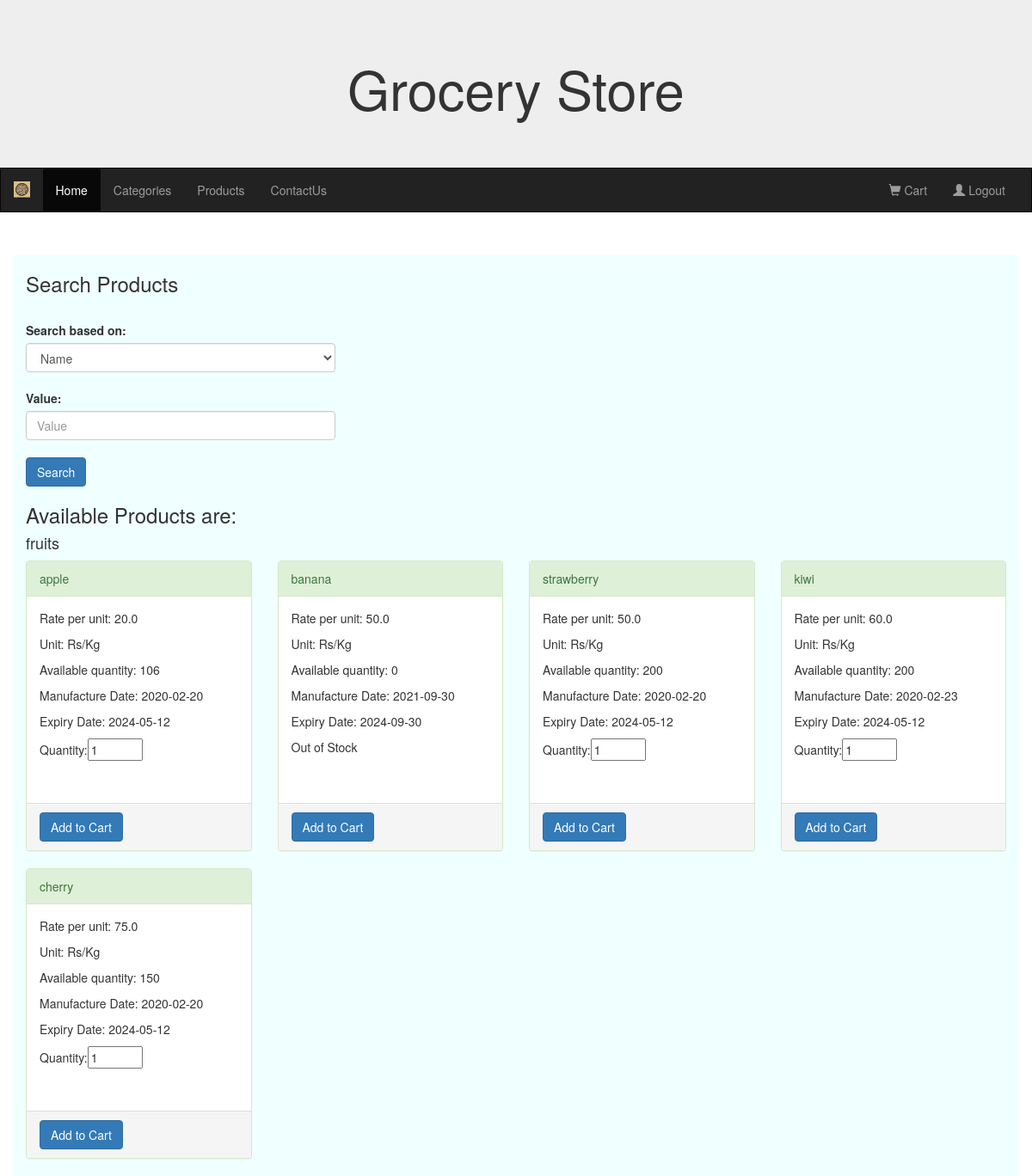
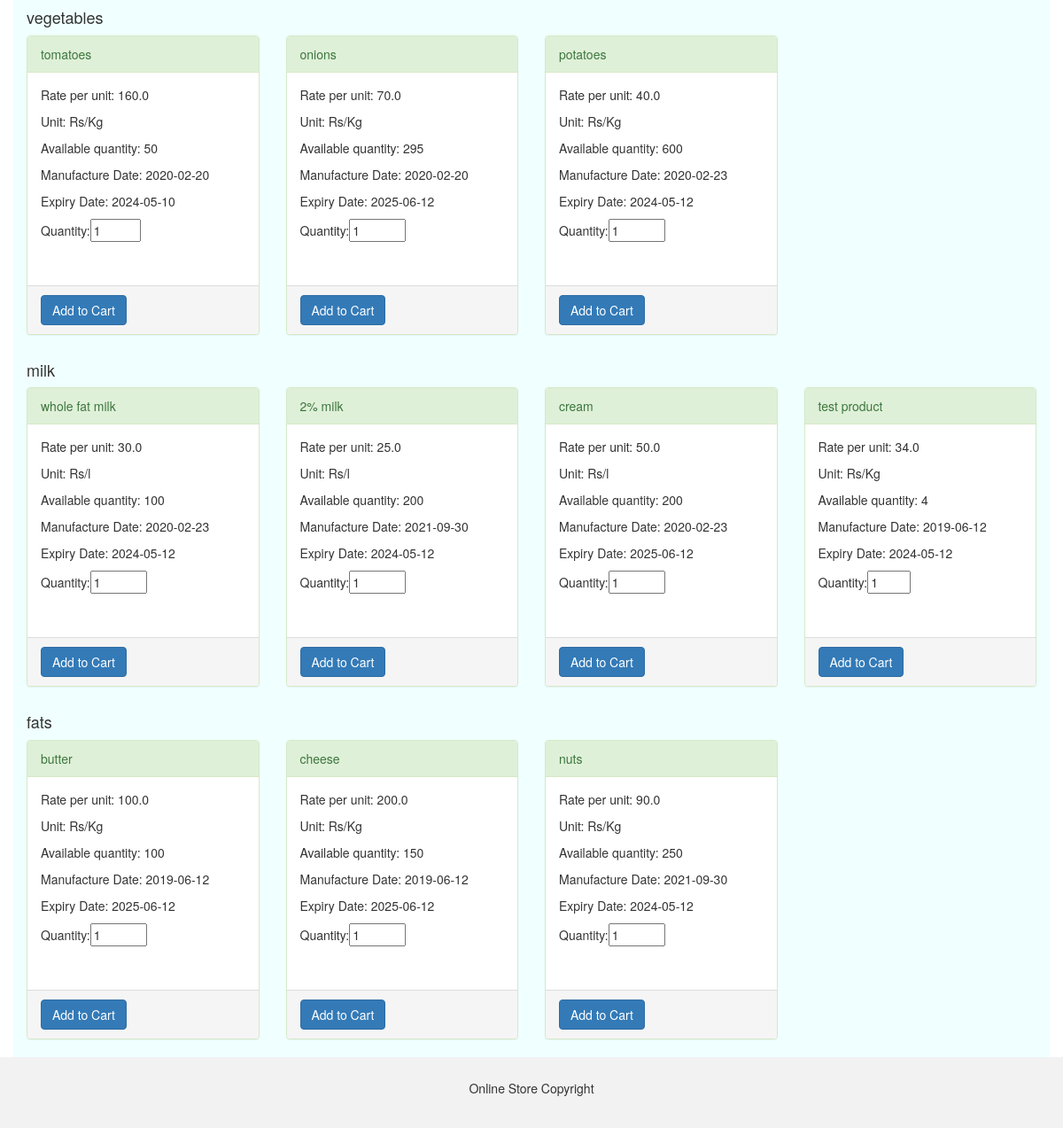
Before: /user_products (signed in) with the older database file (2 pictures, top to bottom).
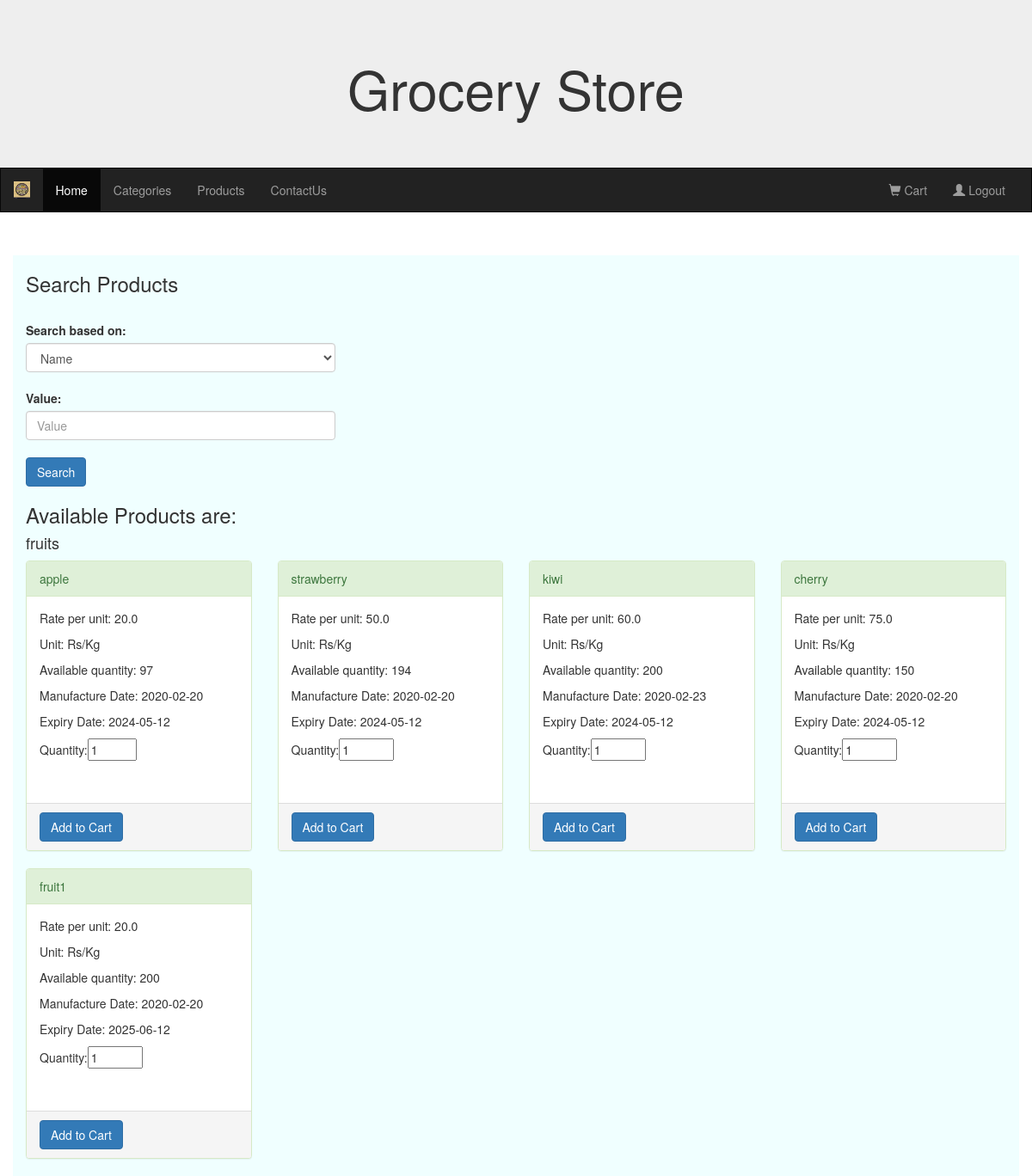
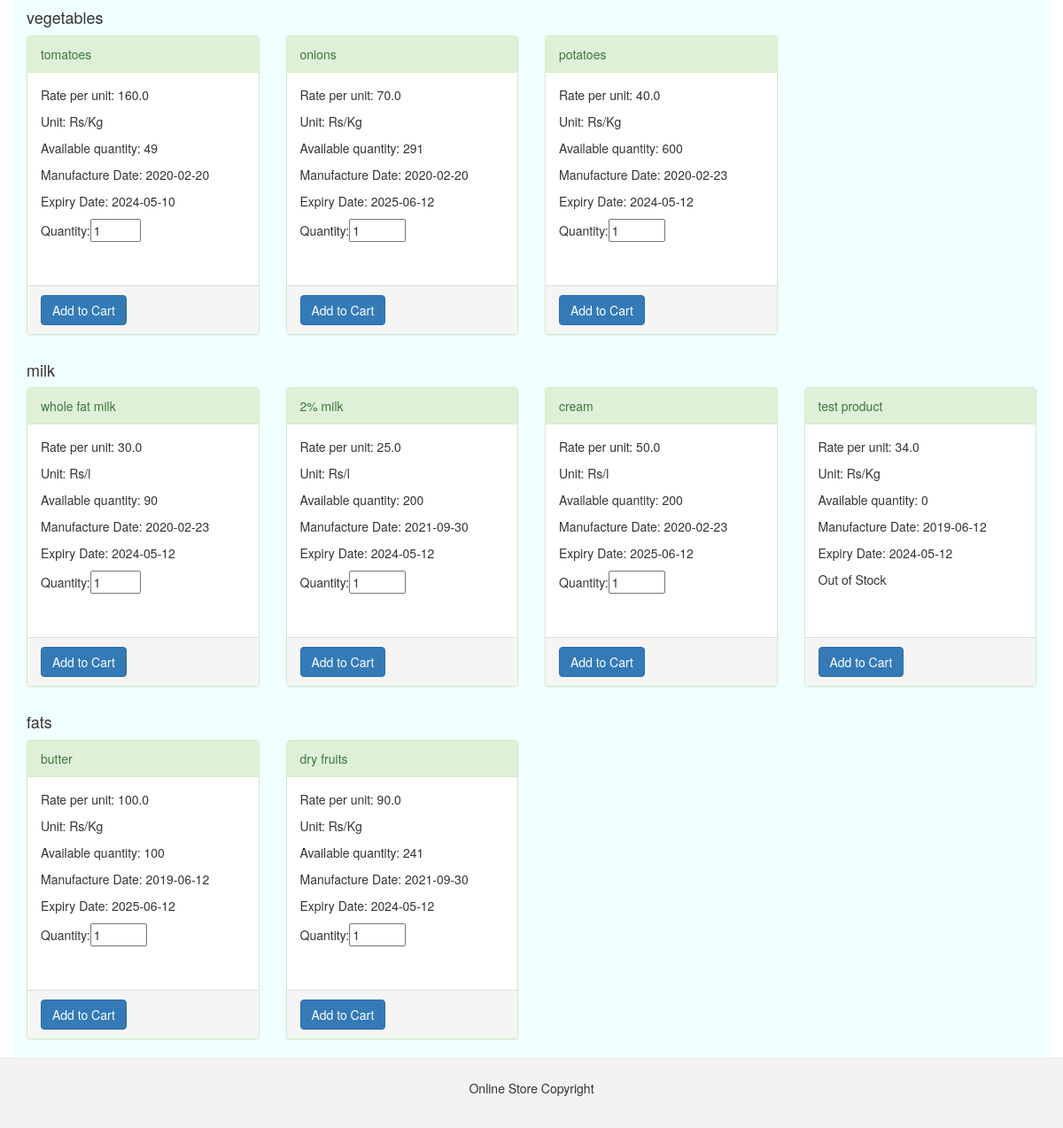
After: the same page with the newer database file (2 pictures, top to bottom).
### models.py (models this page shows)
class Products(db.Model):
    id = db.Column(db.Integer, nullable=False, autoincrement=True, unique=True, primary_key=True)
    name = db.Column(db.String, unique=True, nullable=False)
    manufacture_date = db.Column(db.DateTime, nullable=False)
    expiry_date = db.Column(db.DateTime, nullable=False)
    rate_per_unit=db.Column(db.Float, nullable=False)
    unit=db.Column(db.String, nullable=False, default="Rs/kg")
    available_quantity=db.Column(db.Integer, nullable=False)
    category_id=db.Column(db.Integer, db.ForeignKey("categories.id"), nullable=False)
    categories=db.relationship("Categories", backref='products', primaryjoin='Products.category_id == Categories.id')

class Categories(db.Model):
    id = db.Column(db.Integer, nullable=False, autoincrement=True, unique=True, primary_key=True)
    name = db.Column(db.String, nullable=False, unique=True)
    img_url = db.Column(db.String, nullable=True)

### routes.py (the view, shortened to what this page needs)
@routes.route("/user_products", methods=["GET", "POST"])
@login_required
def user_products():
    category_name = request.args.get('category')
    products = Products.query.options(joinedload(Products.categories)).order_by(Products.category_id).all()
    if not products:
        flash("No Products found.","success")
    products_grouped = {}
    for product in products:
        category_name = product.categories.name
        if category_name not in products_grouped:
            products_grouped[category_name] = []
        products_grouped[category_name].append(product)
    return render_template("user_products.html", products_grouped=products_grouped)

### app.py (called while the page is built)
def create_app():
    app = Flask(__name__)
    app.static_url_path = '/static'
    app.secret_key = "KEY"
    app.config['SQLALCHEMY_DATABASE_URI'] = 'sqlite:///grocery_store.db'
    db.init_app(app)
    migrate.init_app(app, db)
    login_manager.login_view = 'routes.login'  # Set the login view function name
    login_manager.init_app(app)
    @login_manager.user_loader
    def load_user(user_id):
        return Users.query.get(int(user_id))
    app.register_blueprint(routes)
    return app

### templates/user_products.html (shortened to what this page needs)
{% extends "user_base.html" %}
{% block div %}
<div class="row">
    <div class="col-md-4">
    <form action="/user_products" method="post">
    <h3>Search Products</h3>
    <br>
    <label for='field' class="form-label">Search based on:</label><br>
    <select class="form-control" name="field" aria-label="Default select example" required>
        <option selected name="name" value="name">Name</option>
    </select>
    <br>
    <label for='value' class="form-label">Value:</label>
    <input type="text" class="form-control" name="value" id="value" placeholder="Value" required>
    <br>
    <input type="submit" class="btn btn-primary" name="submit" id="submit" value="Search">
    <br>
    </form>
    </div>
</div>
<div class="row">
    <div class="col-md-12">
      <h3>Available Products are:</h3>
      {% for category, products in products_grouped.items() %}
        <h4>{{ category }}</h4>
        <div class="row">
          {% for product in products %}
          <div class="col-md-3">
            <div class="panel panel-success">
                <div class="panel-heading">{{product.name}}</div>
                <form action="/add_to_cart/{{product.id}}" method="post">
                <div class="panel-body" style="height: 240px;">
                    <p>Rate per unit: {{product.rate_per_unit}}</p>
                    <p>Unit: {{product.unit}}</p>
                    <p>Available quantity: {{product.available_quantity}}</p>
                    <p>Manufacture Date: {{product.manufacture_date.strftime('%Y-%m-%d')}}</p>
                    <p>Expiry Date: {{product.expiry_date.strftime('%Y-%m-%d')}}</p>
                    {% if product.available_quantity==0 %} <p> Out of Stock</p>
                    {% else %}<p>Quantity:<input type="number" value="1" min="1" max="{{product.available_quantity}}" name="qty"> </p>
                    {% endif %}
                </div>
                <div class="panel-footer">
                    <input type="submit" class="btn btn-primary" name="add_to_cart" value="Add to Cart">
                </div>
              </form>
            </div>
        </div>
          {% endfor %}
        </div>
      {% endfor %}
    </div>
  </div>
{% endblock %}

Changed rows visible on the page:
removed Products: name "banana", rate_per_unit "50.0", unit "Rs/Kg", available_quantity "0", manufacture_date "2021-09-30", expiry_date "2024-09-30", shows "Out of Stock", shown under "fruits"
removed Products: name "cheese", rate_per_unit "200.0", unit "Rs/Kg", available_quantity "150", manufacture_date "2019-06-12", expiry_date "2025-06-12", shown under "fats"
changed Products "apple": available_quantity "106" → "97"
changed Products "strawberry": available_quantity "200" → "194"
added Products: name "fruit1", rate_per_unit "20.0", unit "Rs/Kg", available_quantity "200", manufacture_date "2020-02-20", expiry_date "2025-06-12", shown under "fruits"
changed Products "tomatoes": available_quantity "50" → "49"
changed Products "onions": available_quantity "295" → "291"
changed Products "whole fat milk": available_quantity "100" → "90"
changed Products "test product": available_quantity "4" → "0"; qty "1" → (not shown); available_quantity "Quantity:" → "Out of Stock"
changed Products: name "nuts" → "dry fruits"; available_quantity "250" → "241"
